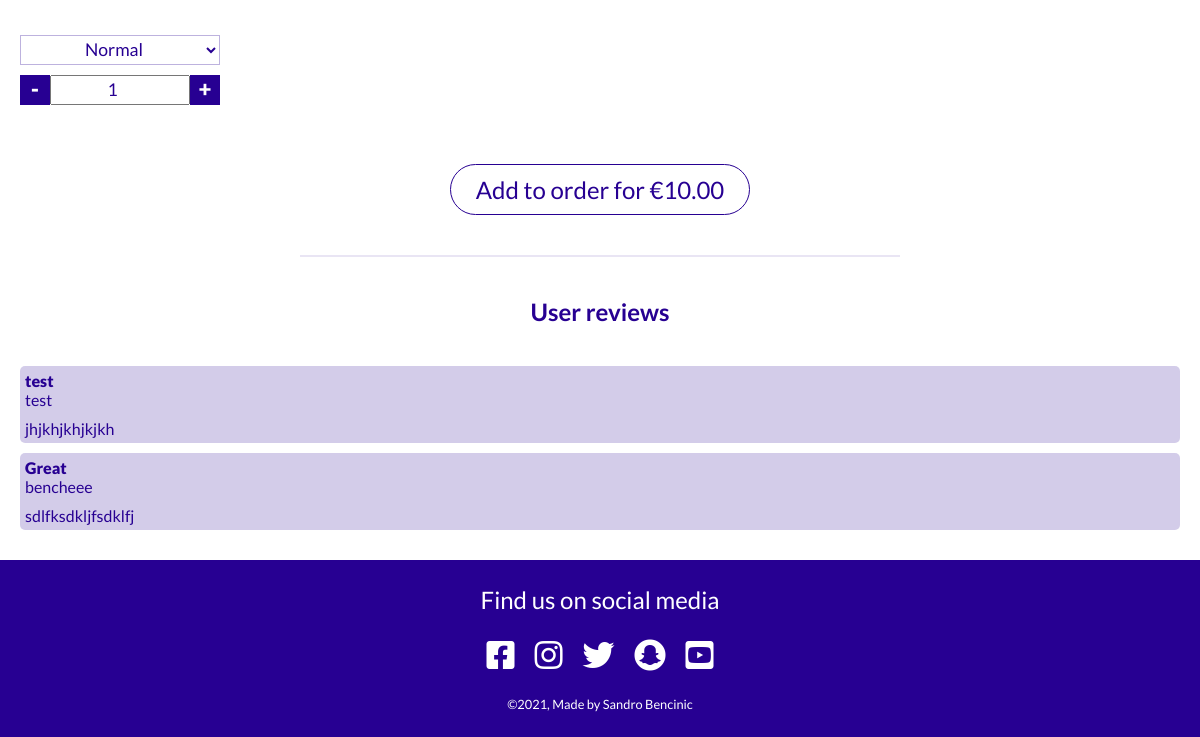
Before: /product/item/1 (lower part) with the older database file.
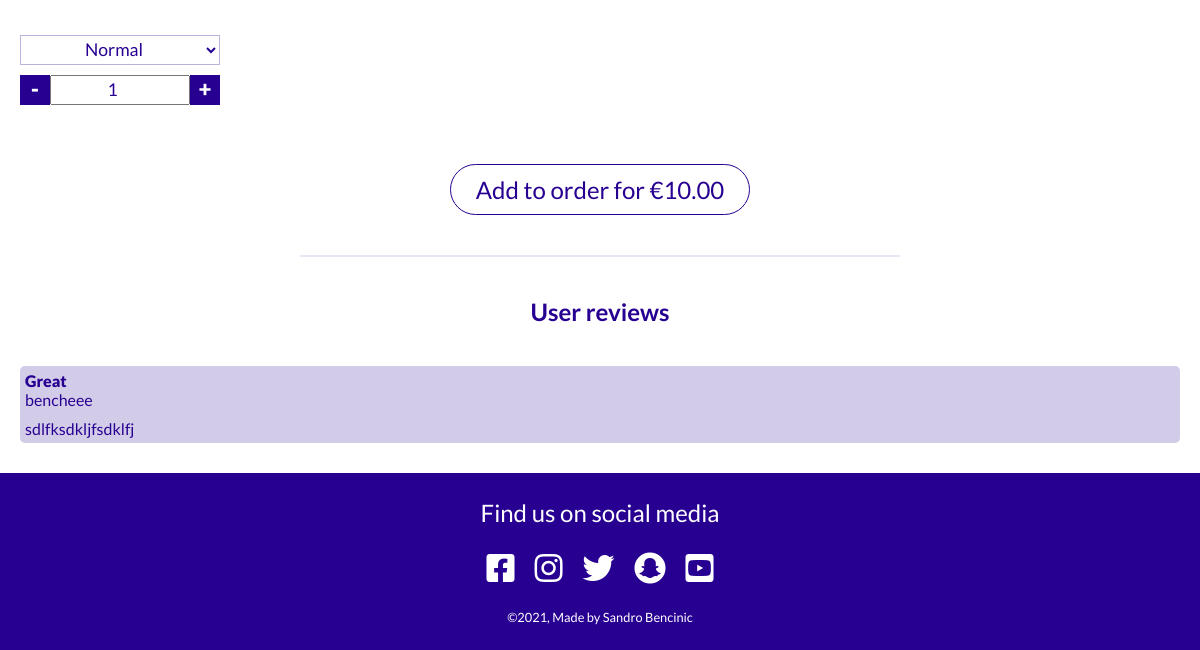
After: the same page with the newer database file.
### product/models.py (models this page shows, shortened)
class Review(models.Model):
    user_profile = models.ForeignKey(User, on_delete=models.CASCADE)
    item = models.ForeignKey(Item, on_delete=models.CASCADE)
    title = models.CharField(max_length=50)
    content = models.TextField()

### product/views.py (the view)
# urls.py: path('item/<item_id>', item, name='item'),
def item(request, item_id):
    for review in Review.objects.all():
        print(review.user_profile.username)
    context = {
        'item': Item.objects.get(id=item_id),
        'reviews': reversed(Review.objects.all()),
        'show_bag': True
    }
    return render(request, 'product/item.html', context)

### order/contexts.py (called while the page is built, shortened)
def contexts(request):
    bag_items = []
    grand_total = 0
    if request.user.is_authenticated:
        delivery_fee = 0
    else:
        delivery_fee = 2
    grand_total += delivery_fee
    order_time = None
    bag = request.session.get('bag', {})
    context = {
        'bag_items': bag_items,
        'grand_total': grand_total,
        'order_time': order_time,
        'delivery_fee': delivery_fee,
    }
    return context

### product/templates/product/item.html (shortened to what this page needs)
{% extends 'base.html' %}
{% load static %}
{% block content %}
    <div class="item">
        <form action="{% url 'add_item' item.id %}" method="post" class="item__form">
            <select id="item-size" name="size">
                <option value="normal" selected>Normal</option>
            </select>
            <div class="item__quantity">
                <div class="item__minus">-</div>
                <input type="number" name="quantity" id="item-quantity" min="1" value="1" >
                <div class="item__plus">+</div>
            </div>
            <div class="center">
                <button class="btn btn--item" type="submit">
                    Add to order for €<span id="item-price">{{ item.price }}</span>
                </button>
            </div>
        </form>
        <hr class="hr-index">
        <div class="comment">
            <h2 class="comment__title">User reviews</h2>
            {% if reviews %}
                {% for review in reviews %}
                <div class="comment-single">
                    <div class="comment-single__title">
                        <p>{{ review.title }}</p>
                        <p>{{ review.user_profile }}</p>
                    </div>
                    <div class="comment-single__text">{{ review.content }}
                    </div>
                </div>
                {% endfor %}
            {% else %}
            <p style="text-align: center;">No reviews yet.</p>
            {% endif %}
        </div>
    </div>
{% endblock content %}

Changed rows visible on the page:
removed Review: title "test", user_profile "test", content "jhjkhjkhjkjkh"
